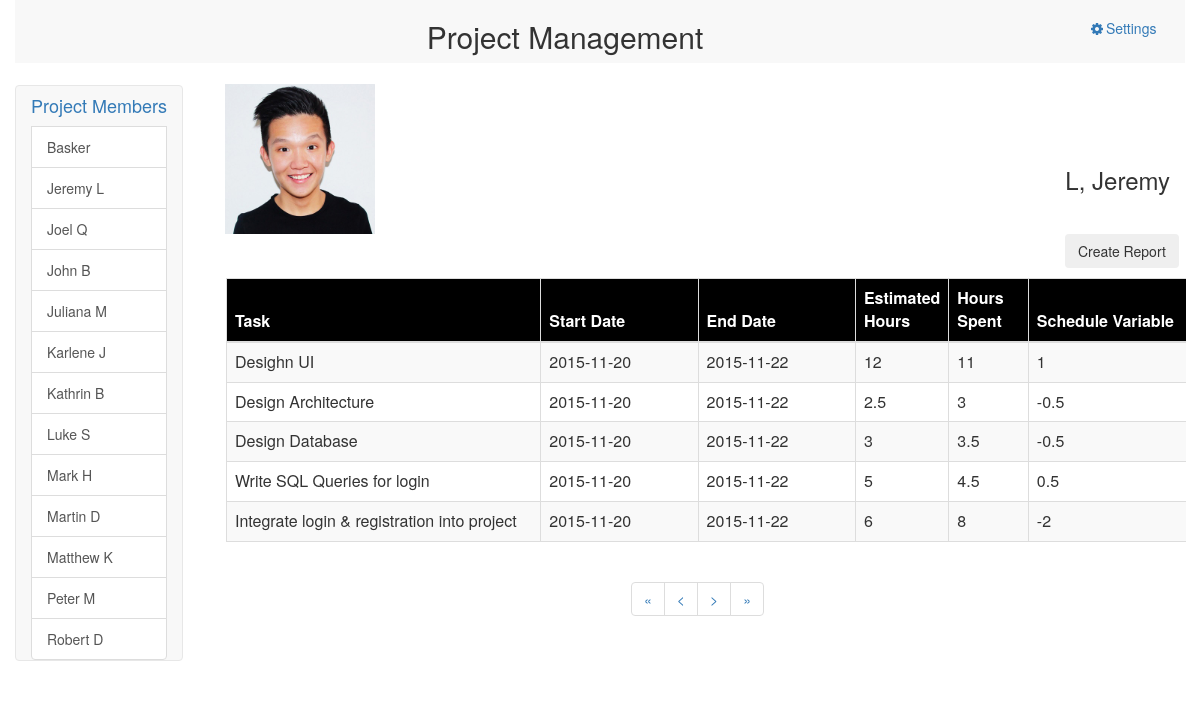
Page /?member_id=1332 on the committed database.
### tables this page shows
CREATE TABLE IF NOT EXISTS `members` (
  `id` int(11) NOT NULL,
  `name` varchar(25) NOT NULL,
  `profile_pic` varchar(100) NOT NULL
);

CREATE TABLE IF NOT EXISTS `tasks` (
  `id` int(11) NOT NULL,
  `member_id` int(11) NOT NULL,
  `task_name` varchar(100) NOT NULL,
  `start_date` date NOT NULL,
  `end_date` date NOT NULL,
  `estimated_hours` varchar(11) NOT NULL,
  `hours_spent` varchar(11) NOT NULL
);

### index.php (the view, shortened to what this page needs)
<html>
    <head>
        <link rel="stylesheet" href="css/bootstrap.css">
        <link rel="stylesheet" href="css/bootstrap.min.css">
        <link rel="stylesheet" href="css/local.css">
        <link rel="stylesheet" href="font-awesome/css/font-awesome.min.css"  type="text/css">
    </head>
    <body>
       <div id="container-fluid" class="container">
           <div id="header" class="row navbar-default ">
              <div id="title" class="text-center col-md-10 ">
                   <h2>Project Management</h2>
              </div>
              <div id="setting" class="col-md-2">
                  <a href="blank.html"><i class="fa fa-fw fa-gear"></i>Settings</a>
              </div>
           </div>
           <div id="down" class="row">
            <div id="projectmember"class="col-md-2">
            <div class=" col-sm-2 row navbar-collapse navbar-ex1-collapse">
                <div class="sidebar-nav">
                  <div class="navbar navbar-default" role="navigation">
                     <div class="navbar-collapse collapse sidebar-navbar-collapse">
                      <ul class="nav">
                          <li><h4><a class="active">Project Members</a></h4></li>
                          <?php
                            $member_id=0;
                            if(isset($_GET['member_id'])&&$_GET['member_id']>0){
                             $member_id=$_GET['member_id'];
                           }
                            $sql_query="SELECT * FROM members";
                            $result_set=mysql_query($sql_query);
                            $path="";
                            $member_name="";
                            if(mysql_num_rows($result_set)>0)
                            {
                                  while($row=mysql_fetch_assoc($result_set))
                              {
                                if($member_id==$row['id']){
                                  $path=$row['profile_pic'];
                                  $member_name=$row['name'];
                                }
                              ?>
                              <a href="?member_id=<?php echo $row['id'] ?>" class="list-group-item <?php echo ($row['id']==$member_id)?"selected_mem":""; ?>">
                                <?php echo $row['name']; ?>
                              </a>
                                <?php
                              }
                            }
                            $page_id=0;
                            $q = $page_id*5;
                            $sql_query="SELECT * FROM `tasks` where member_id=$member_id LIMIT $q,5";
                            $result_set=mysql_query($sql_query);
                          ?>
                       </ul>
                     </div>
                  </div>
                </div>
              </div>
              </div>
             <div id="data" class="col-md-10">
                 <div id="picname" class="row ">
                    <div id="pic" class="col-md-6 ">
                        <?php if(!empty($path)):?>
                        <img src="<?php echo $path;?>" style="width:150px;height:150px;">
                        <?php endif; ?>
                    </div>
                    <div id="name" class="col-md-6 " ><?php
                        if(!empty($member_name)){
                              $member_name=explode(" ", $member_name);
                              if(count($member_name)==1){
                                 echo "<h3 class='pull-right'>".$member_name[0]."</h3>";
                              }
                              else{
                              echo "<h3 class='pull-right'>".$member_name[1].", ".$member_name[0]."</h3>";
                             }
                             }
                        ?>
                     </div>
                 </div>
                  <div id="report" >
                        <button id="button"type="button" class="btn" >Create Report</button>
                     </div>
                 <div id="table" >
                    <div class="table-responsive">
                        <table class="table table-bordered table-striped">
                            <thead>
                                <tr>
                                    <th class="col-lg-4" bgcolor="black"><font color="white">Task</font></th>
                                    <th class="col-lg-2" bgcolor="black"><font color="white">Start Date</font></th>
                                    <th class="col-lg-2" bgcolor="black"><font color="white">End Date</font></th>
                                    <th class="col-lg-1" bgcolor="black"><font color="white">Estimated Hours</font></th>
                                    <th class="col-lg-1" bgcolor="black"><font color="white">Hours Spent</font></th>
                                    <th class="col-lg-2" bgcolor="black"><font color="white">Schedule Variable</font></th>
                                 </tr>
                            </thead>
                            <tbody>
                            <?php
                                if(mysql_num_rows($result_set)>0)
                                {
                                      while($row=mysql_fetch_assoc($result_set))
                                  {
                                  ?>
                                 <tr>
                                    <td><?php echo $row['task_name'] ?></td>
                                    <td><?php echo $row['start_date'] ?></td>
                                    <td><?php echo $row['end_date'] ?></td>
                                    <td><?php echo $row['estimated_hours'] ?></td>
                                    <td><?php echo $row['hours_spent'] ?></td>
                                    <td><?php echo $row['estimated_hours'] - $row['hours_spent']?></td>
                                </tr>
                                    <?php
                                  }
                                }
                            ?>
                            </tbody>
                        </table>
                    </div>
                 </div>
                 <div id="pagination" align="center" >
                       <ul class = "pagination ">
                         <li><a href = "?member_id=<?php echo $member_id;?>&page_id=0">&laquo;</a></li>
                         <li><a href = "?member_id=<?php echo $member_id;?>&page_id=<?php echo $page_id-1;?>">&lt;</a></li>
                         <li><a href = "?member_id=<?php echo $member_id;?>&page_id=<?php echo $page_id+1;?>">&gt;</a></li>
                         <li><a href = "?member_id=<?php echo $member_id;?>&page_id=last">&raquo;</a></li>
                       </ul>
                 </div>
             </div>
           </div>
       </div>
    </body>
</html>

### css/local.css (style rules this page uses)
#title { padding-left: 10em; }
#setting { float: left; padding-top: 18px; padding-left: 7em; word-wrap: break-word; }
#table { margin-right: -16px; }
#projectmember { padding-left: 0px; margin-top: 22px; }
#pic { padding-top: 20px; margin-top: 1px; }
#name { margin-top: 6em; }
#report { margin-bottom: 10px; padding-left: 60em; }

### rows in the picture
members: name "Basker"
members: name "Jeremy L", profile_pic (picture), name "L", name "Jeremy"
members: name "Joel Q"
members: name "John B"
members: name "Juliana M"
members: name "Karlene J"
members: name "Kathrin B"
members: name "Luke S"
members: name "Mark H"
members: name "Martin D"
members: name "Matthew K"
members: name "Peter M"
members: name "Robert D"
tasks: task_name "Desighn UI", start_date "2015-11-20", end_date "2015-11-22", estimated_hours "12", hours_spent "11", $row['estimated_hours'] - $row['hours_spent'] "1"
tasks: task_name "Design Architecture", start_date "2015-11-20", end_date "2015-11-22", estimated_hours "2.5", hours_spent "3", $row['estimated_hours'] - $row['hours_spent'] "-0.5"
tasks: task_name "Design Database", start_date "2015-11-20", end_date "2015-11-22", estimated_hours "3", hours_spent "3.5", $row['estimated_hours'] - $row['hours_spent'] "-0.5"
tasks: task_name "Write SQL Queries for login", start_date "2015-11-20", end_date "2015-11-22", estimated_hours "5", hours_spent "4.5", $row['estimated_hours'] - $row['hours_spent'] "0.5"
tasks: task_name "Integrate login & registration into project", start_date "2015-11-20", end_date "2015-11-22", estimated_hours "6", hours_spent "8", $row['estimated_hours'] - $row['hours_spent'] "-2"
